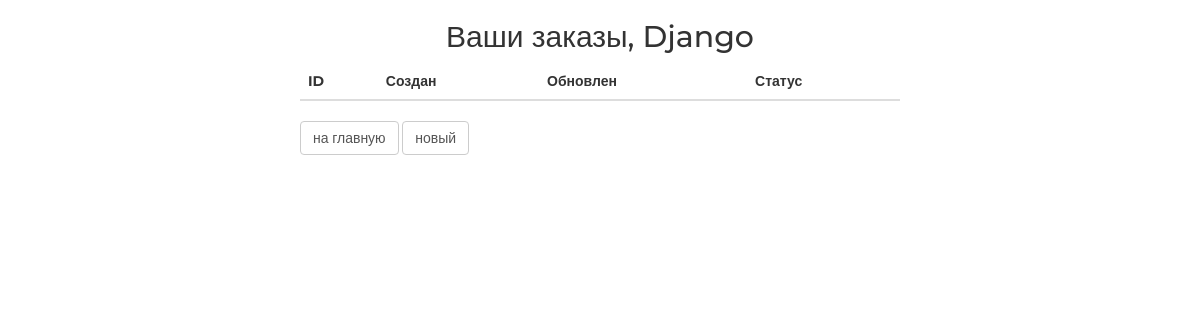
The app's page /order/ (signed in), older data.
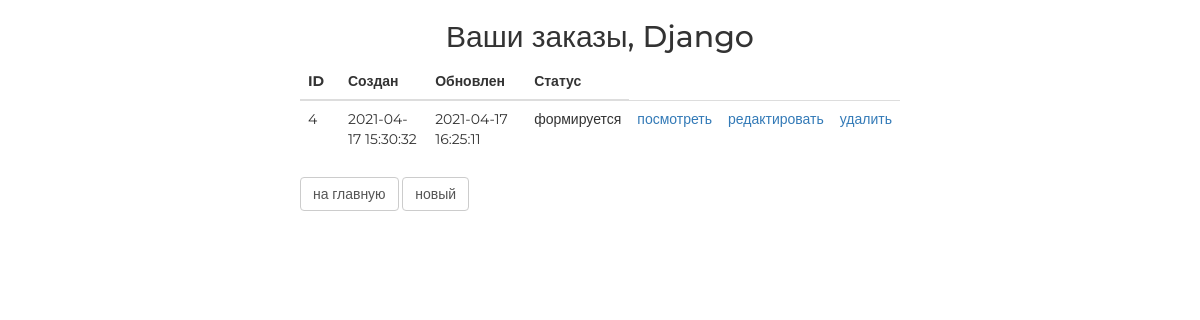
The same page, newer data.
### ordersapp/models.py (models this page shows, shortened)
class Order(models.Model):
    FORMING = 'FM'
    SENT_TO_PROCEED = 'STP'
    PROCEEDED = 'PRD'
    PAID = 'PD'
    READY = 'RDY'
    CANCEL = 'CNC'
    ORDER_STATUS_CHOICES = (
        (FORMING, 'формируется'),
        (SENT_TO_PROCEED, 'отправлен в обработку'),
        (PAID, 'оплачен'),
        (PROCEEDED, 'обрабатывается'),
        (READY, 'готов к выдаче'),
        (CANCEL, 'отменен'),
    )
    user = models.ForeignKey(settings.AUTH_USER_MODEL, on_delete=models.CASCADE)
    created = models.DateTimeField(verbose_name='создан', auto_now_add=True)
    updated = models.DateTimeField(verbose_name='изменён', auto_now=True)
    status = models.CharField(verbose_name='статус', max_length=3, choices=ORDER_STATUS_CHOICES, default=FORMING)
    is_active = models.BooleanField(verbose_name='активен', default=True)
    class Meta:
        ordering = ('-created',)
        verbose_name = 'заказ'
        verbose_name_plural = 'заказы'

### ordersapp/views.py (the view)
# urls.py: path('', ordersapp.OrderListView.as_view(), name='orders_list'),
class OrderListView(ListView):
    model = Order
    def get_queryset(self):
        return Order.objects.filter(user=self.request.user)

### mainapp/context_processors.py (called while the page is built)
def basket(request):
    print(f'context processor basket works')
    basket_list = []
    if request.user.is_authenticated:
        basket_list = Basket.objects.filter(user=request.user)
    return {
        'basket': basket_list
    }

### ordersapp/templates/ordersapp/order_list.html
{% extends 'ordersapp/base.html' %}
{% load static %}
{% block content %}
    <div class="h2 text-center head">
        Ваши заказы,
        {% if user.first_name %}
            {{ user.first_name|title }}
        {% else %}
            Пользователь
        {% endif %}
    </div>
    <table class="table orders_list">
        <thead>
        <tr>
            <th>ID</th>
            <th>Создан</th>
            <th>Обновлен</th>
            <th>Статус</th>
        </tr>
        </thead>
        <tbody>
        {% for item in object_list %}
            {% if item.is_active %}
                <tr>
                    <td class="td1 orders_list">{{ item.pk }}</td>
                    <td>{{ item.created|date:"Y-m-d H:i:s" }}</td>
                    <td>{{ item.updated|date:"Y-m-d H:i:s" }}</td>
                    <td>{{ item.get_status_display }}</td>
                    <td>
                        <a href="{% url 'ordersapp:orders_detail' item.pk %}">
                            посмотреть
                        </a>
                    </td>
                    <td>
                        {% if item.status == 'FM' %}
                            <a href="{% url 'ordersapp:orders_update' item.pk %}">
                                редактировать
                            </a>
                        {% endif %}
                    </td>
                    <td>
                        {% if item.status == 'FM' %}
                            <a href="{% url 'ordersapp:orders_delete' item.pk %}">
                                удалить
                            </a>
                        {% endif %}
                    </td>
                </tr>
            {% endif %}
        {% endfor %}
        </tbody>
    </table>
    <button class="btn btn-default btn-round">
        <a href="{% url 'main' %}">
            на главную
        </a>
    </button>
    <button class="btn btn-default btn-round">
        <a href="{% url 'ordersapp:orders_create' %}">
            новый
        </a>
    </button>
{% endblock %}

Row changes from the older to the newer data that the page shows:
added Order: pk "4", created "2021-04-17 15:30:32", updated "2021-04-17 16:25:11", status "формируется", shows "редактировать", shows "удалить"
